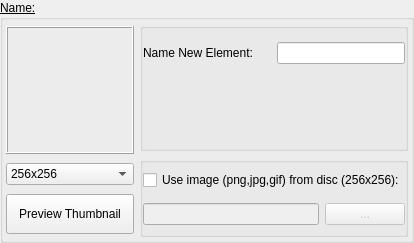
                  <widget class="QGroupBox" name="groupBox_sgVDBNameNewEntry">
                   <property name="sizePolicy">
                    <sizepolicy hsizetype="Preferred" vsizetype="Preferred">
                     <horstretch>0</horstretch>
                     <verstretch>0</verstretch>
                    </sizepolicy>
                   </property>
                   <property name="minimumSize">
                    <size>
                     <width>0</width>
                     <height>0</height>
                    </size>
                   </property>
                   <property name="maximumSize">
                    <size>
                     <width>16777215</width>
                     <height>300</height>
                    </size>
                   </property>
                   <property name="font">
                    <font>
                     <pointsize>9</pointsize>
                     <bold>false</bold>
                     <underline>true</underline>
                    </font>
                   </property>
                   <property name="title">
                    <string>Name:</string>
                   </property>
                   <layout class="QGridLayout" name="gridLayout_5">
                    <property name="leftMargin">
                     <number>3</number>
                    </property>
                    <property name="topMargin">
                     <number>3</number>
                    </property>
                    <property name="rightMargin">
                     <number>3</number>
                    </property>
                    <property name="bottomMargin">
                     <number>3</number>
                    </property>
                    <item row="0" column="0" rowspan="2">
                     <layout class="QVBoxLayout" name="verticalLayout_65">
                      <item>
                       <widget class="QLabel" name="label_sgVDBPreview">
                        <property name="sizePolicy">
                         <sizepolicy hsizetype="Preferred" vsizetype="Preferred">
                          <horstretch>0</horstretch>
                          <verstretch>0</verstretch>
                         </sizepolicy>
                        </property>
                        <property name="minimumSize">
                         <size>
                          <width>128</width>
                          <height>128</height>
                         </size>
                        </property>
                        <property name="maximumSize">
                         <size>
                          <width>128</width>
                          <height>128</height>
                         </size>
                        </property>
                        <property name="mouseTracking">
                         <bool>true</bool>
                        </property>
                        <property name="acceptDrops">
                         <bool>true</bool>
                        </property>
                        <property name="toolTip">
                         <string>&lt;html&gt;&lt;head/&gt;&lt;body&gt;&lt;p&gt;infos to come !&lt;/p&gt;&lt;/body&gt;&lt;/html&gt;</string>
                        </property>
                        <property name="frameShape">
                         <enum>QFrame::Box</enum>
                        </property>
                        <property name="frameShadow">
                         <enum>QFrame::Raised</enum>
                        </property>
                        <property name="text">
                         <string/>
                        </property>
                        <property name="alignment">
                         <set>Qt::AlignLeading|Qt::AlignLeft|Qt::AlignTop</set>
                        </property>
                        <property name="margin">
                         <number>2</number>
                        </property>
                        <property name="indent">
                         <number>1</number>
                        </property>
                       </widget>
                      </item>
                      <item>
                       <widget class="QComboBox" name="comboBox_sgVDBPreviewRes">
                        <property name="maximumSize">
                         <size>
                          <width>16777215</width>
                          <height>16777215</height>
                         </size>
                        </property>
                        <property name="font">
                         <font>
                          <pointsize>9</pointsize>
                          <bold>false</bold>
                          <underline>false</underline>
                         </font>
                        </property>
                        <item>
                         <property name="text">
                          <string>256x256</string>
                         </property>
                        </item>
                        <item>
                         <property name="text">
                          <string>512x512</string>
                         </property>
                        </item>
                       </widget>
                      </item>
                      <item>
                       <widget class="QPushButton" name="pushButton_sgVDBPreviewThumbnail">
                        <property name="minimumSize">
                         <size>
                          <width>0</width>
                          <height>40</height>
                         </size>
                        </property>
                        <property name="maximumSize">
                         <size>
                          <width>16777215</width>
                          <height>40</height>
                         </size>
                        </property>
                        <property name="font">
                         <font>
                          <pointsize>9</pointsize>
                          <bold>false</bold>
                          <underline>false</underline>
                         </font>
                        </property>
                        <property name="toolTip">
                         <string>&lt;html&gt;&lt;head/&gt;&lt;body&gt;&lt;p&gt;Click on the view you want to Generate the thumbnail.&lt;/p&gt;&lt;p&gt;It can be the Perspective view or the Material Viewer, then click on the button&lt;/p&gt;&lt;p&gt;Be aware that it must be the last thing you selected before creating an entry&lt;/p&gt;&lt;/body&gt;&lt;/html&gt;</string>
                        </property>
                        <property name="text">
                         <string>Preview Thumbnail</string>
                        </property>
                       </widget>
                      </item>
                     </layout>
                    </item>
                    <item row="0" column="1">
                     <widget class="QGroupBox" name="groupBox_sgVDBNameEntry">
                      <property name="sizePolicy">
                       <sizepolicy hsizetype="Preferred" vsizetype="Expanding">
                        <horstretch>0</horstretch>
                        <verstretch>0</verstretch>
                       </sizepolicy>
                      </property>
                      <property name="minimumSize">
                       <size>
                        <width>0</width>
                        <height>128</height>
                       </size>
                      </property>
                      <property name="maximumSize">
                       <size>
                        <width>16777215</width>
                        <height>128</height>
                       </size>
                      </property>
                      <property name="title">
                       <string/>
                      </property>
                      <layout class="QVBoxLayout" name="verticalLayout_66">
                       <property name="leftMargin">
                        <number>0</number>
                       </property>
                       <property name="topMargin">
                        <number>0</number>
                       </property>
                       <property name="rightMargin">
                        <number>0</number>
                       </property>
                       <property name="bottomMargin">
                        <number>0</number>
                       </property>
                       <item>
                        <layout class="QHBoxLayout" name="horizontalLayout_56">
                         <item>
                          <widget class="QLabel" name="label_sgVDBNameEntry">
                           <property name="maximumSize">
                            <size>
                             <width>135</width>
                             <height>16777215</height>
                            </size>
                           </property>
                           <property name="font">
                            <font>
                             <pointsize>9</pointsize>
                             <bold>false</bold>
                             <underline>false</underline>
                            </font>
                           </property>
                           <property name="text">
                            <string>Name New Element:</string>
                           </property>
                          </widget>
                         </item>
                         <item>
                          <widget class="QLineEdit" name="lineEdit_sgVDBNameEntry">
                           <property name="sizePolicy">
                            <sizepolicy hsizetype="Preferred" vsizetype="Maximum">
                             <horstretch>0</horstretch>
                             <verstretch>1</verstretch>
                            </sizepolicy>
                           </property>
                           <property name="minimumSize">
                            <size>
                             <width>0</width>
                             <height>0</height>
                            </size>
                           </property>
                           <property name="maximumSize">
                            <size>
                             <width>16777215</width>
                             <height>22</height>
                            </size>
                           </property>
                           <property name="font">
                            <font>
                             <pointsize>9</pointsize>
                             <bold>false</bold>
                             <underline>false</underline>
                            </font>
                           </property>
                           <property name="toolTip">
                            <string>&lt;html&gt;&lt;head/&gt;&lt;body&gt;&lt;p&gt;Type the name of your new element here, no special characters please, use _ for a space, and follow the name convention.&lt;/p&gt;&lt;/body&gt;&lt;/html&gt;</string>
                           </property>
                          </widget>
                         </item>
                        </layout>
                       </item>
                       <item>
                        <widget class="QLabel" name="label_9">
                         <property name="minimumSize">
                          <size>
                           <width>0</width>
                           <height>50</height>
                          </size>
                         </property>
                         <property name="maximumSize">
                          <size>
                           <width>16777215</width>
                           <height>50</height>
                          </size>
                         </property>
                         <property name="text">
                          <string/>
                         </property>
                        </widget>
                       </item>
                      </layout>
                     </widget>
                    </item>
                    <item row="1" column="1">
                     <widget class="QGroupBox" name="groupBox_sgVDBPreviewThumb">
                      <property name="sizePolicy">
                       <sizepolicy hsizetype="Expanding" vsizetype="Expanding">
                        <horstretch>0</horstretch>
                        <verstretch>0</verstretch>
                       </sizepolicy>
                      </property>
                      <property name="minimumSize">
                       <size>
                        <width>0</width>
                        <height>80</height>
                       </size>
                      </property>
                      <property name="maximumSize">
                       <size>
                        <width>16777215</width>
                        <height>80</height>
                       </size>
                      </property>
                      <property name="title">
                       <string/>
                      </property>
                      <layout class="QVBoxLayout" name="verticalLayout_72">
                       <property name="leftMargin">
                        <number>0</number>
                       </property>
                       <property name="topMargin">
                        <number>0</number>
                       </property>
                       <property name="rightMargin">
                        <number>0</number>
                       </property>
                       <property name="bottomMargin">
                        <number>0</number>
                       </property>
                       <item>
                        <widget class="QCheckBox" name="checkBox_sgVDBUseFileDisc">
                         <property name="enabled">
                          <bool>true</bool>
                         </property>
                         <property name="font">
                          <font>
                           <pointsize>9</pointsize>
                           <bold>false</bold>
                           <underline>false</underline>
                          </font>
                         </property>
                         <property name="text">
                          <string>Use image (png,jpg,gif) from disc (256x256):</string>
                         </property>
                         <property name="checkable">
                          <bool>true</bool>
                         </property>
                        </widget>
                       </item>
                       <item>
                        <layout class="QHBoxLayout" name="horizontalLayout_57">
                         <item>
                          <widget class="QLineEdit" name="sg_VDBthumbnailFile_lineEdit">
                           <property name="enabled">
                            <bool>false</bool>
                           </property>
                           <property name="sizePolicy">
                            <sizepolicy hsizetype="Preferred" vsizetype="Maximum">
                             <horstretch>0</horstretch>
                             <verstretch>0</verstretch>
                            </sizepolicy>
                           </property>
                           <property name="font">
                            <font>
                             <pointsize>9</pointsize>
                             <bold>false</bold>
                             <underline>false</underline>
                            </font>
                           </property>
                          </widget>
                         </item>
                         <item>
                          <widget class="QPushButton" name="sg_VDBthumbnailFile_toolButton">
                           <property name="enabled">
                            <bool>false</bool>
                           </property>
                           <property name="sizePolicy">
                            <sizepolicy hsizetype="Minimum" vsizetype="Fixed">
                             <horstretch>0</horstretch>
                             <verstretch>0</verstretch>
                            </sizepolicy>
                           </property>
                           <property name="minimumSize">
                            <size>
                             <width>80</width>
                             <height>0</height>
                            </size>
                           </property>
                           <property name="maximumSize">
                            <size>
                             <width>80</width>
                             <height>16777215</height>
                            </size>
                           </property>
                           <property name="font">
                            <font>
                             <pointsize>9</pointsize>
                             <bold>false</bold>
                             <underline>false</underline>
                            </font>
                           </property>
                           <property name="cursor">
                            <cursorShape>PointingHandCursor</cursorShape>
                           </property>
                           <property name="text">
                            <string>...</string>
                           </property>
                          </widget>
                         </item>
                        </layout>
                       </item>
                      </layout>
                     </widget>
                    </item>
                   </layout>
                  </widget>
